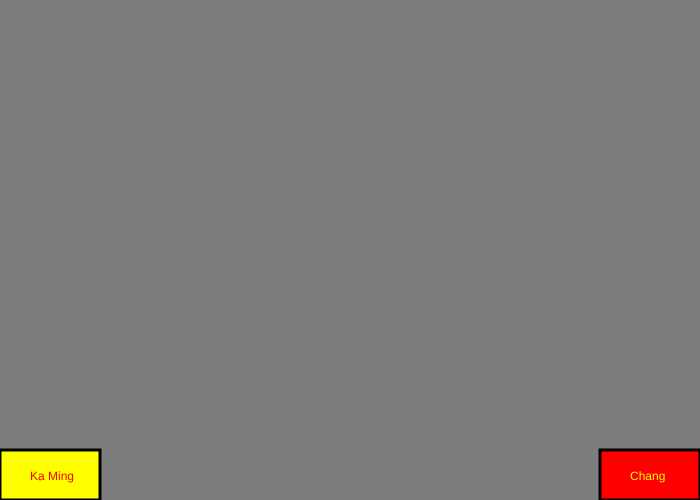
Frame 1 (no input)
Frame 60 (no input): identical to frame 1, image omitted
Frame 120 (the mouse pressed at the canvas centre since frame 60): identical to frame 1, image omitted

The p5.js sketch that drew this single still picture (run headless with seeded random() and noise() and a simulated clock; from frame 60 on, the mouse is pressed at the canvas centre):

// p5.js sketch
// ── sketch.js

var buttonX
var buttonY

function setup()
{
  createCanvas(700,500);
  buttonX = 600;
  buttonY = 450;

}

function draw()
{
	background(125,125,125)


	if (mouseX > 0 && mouseX < 0 + 100 && mouseY > 450 && mouseY < 450+50)
	{
		fill(0,0,0);
		stroke(0,0,0);
		strokeWeight(3);
		rect(0,450,100,50);
	}
	else
	{
		fill(255,255,0);
		stroke(0,0,0);
		strokeWeight(3);
		rect(0,450,100,50);
	}

	fill(255,0,0);
	stroke(0,0,0);
  strokeWeight(0);
	textSize(12);
	text("Ka Ming",30,480);

  if (mouseX > buttonX && mouseX < buttonX + 100 && mouseY > buttonY && mouseY < buttonY + 50)
  {
    fill(0,0,255);
    stroke(0,0,0);
    strokeWeight(3);
    rect(buttonX,buttonY,100,50);
  }
  else
  {
    fill(255,0,0);
    stroke(0,0,0);
    strokeWeight(3);
    rect(buttonX,buttonY,100,50);
  }

  fill(255,255,0);
  stroke(0,0,0);
  strokeWeight(0);
  textSize(12);
  text("Chang",buttonX + 30,buttonY + 30);

}
